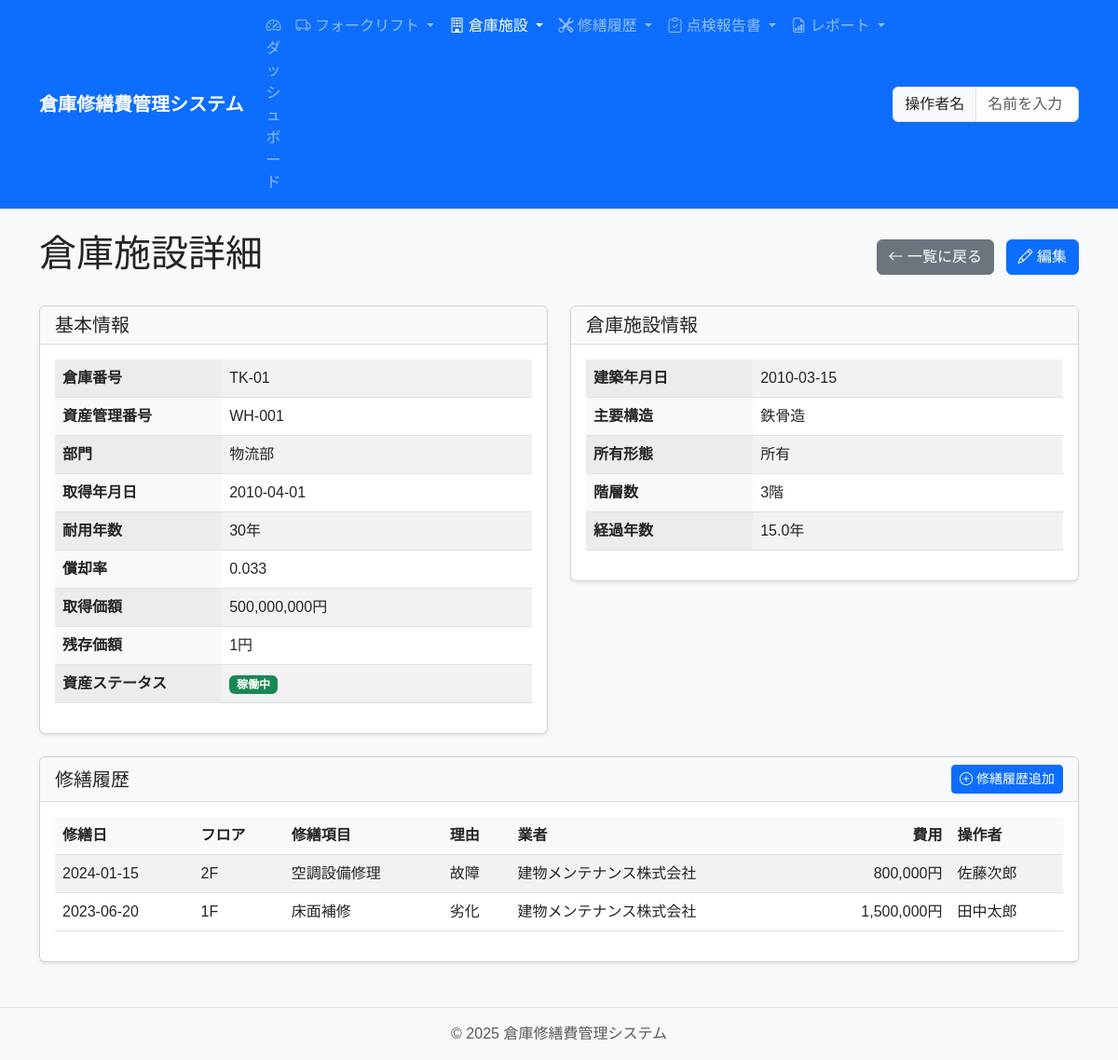
Page /facility/1 on the committed database.
### app/models/facility.py (models this page shows, shortened)
class Facility(Asset):
    __tablename__ = 'facilities'
    warehouse_number = db.Column(db.String(50), unique=True, nullable=False, index=True)
    construction_date = db.Column(db.Date, nullable=False)
    main_structure = db.Column(db.String(100), nullable=False)
    ownership_type = db.Column(db.String(20), nullable=False)  # owned, leased
    floor_count = db.Column(db.Integer, nullable=False)
    repairs = db.relationship('FacilityRepair', back_populates='facility', cascade='all, delete-orphan')
    @property
    def ownership_type_name(self):
        return Config.OWNERSHIP_TYPE_NAMES.get(self.ownership_type, self.ownership_type)

class FacilityRepair(db.Model):
    __tablename__ = 'facility_repairs'
    id = db.Column(db.Integer, primary_key=True)
    repair_date = db.Column(db.Date, nullable=False, index=True)
    facility_id = db.Column(db.Integer, db.ForeignKey('facilities.id'), nullable=False)
    target_warehouse_number = db.Column(db.String(50), nullable=False)
    floor = db.Column(db.String(10), nullable=False)
    contractor = db.Column(db.String(100), nullable=False)
    repair_item = db.Column(db.String(200), nullable=False)
    repair_cost = db.Column(db.Integer, nullable=False)
    repair_reason = db.Column(db.String(50), nullable=False)
    photo_path = db.Column(db.String(255))
    quotation_path = db.Column(db.String(255))
    approval_document_path = db.Column(db.String(255))
    completion_report_path = db.Column(db.String(255))
    notes = db.Column(db.Text)
    operator = db.Column(db.String(100), nullable=False)
    version = db.Column(db.Integer, nullable=False, default=1)
    created_at = db.Column(db.DateTime, default=datetime.utcnow)
    updated_at = db.Column(db.DateTime, default=datetime.utcnow, onupdate=datetime.utcnow)
    facility = db.relationship('Facility', back_populates='repairs')
    @property
    def repair_reason_name(self):
        return Config.REPAIR_REASON_NAMES.get(self.repair_reason, self.repair_reason)

### app/routes/facility.py (the view)
@facility_bp.route('/<int:id>')
def view(id):
    facility = Facility.query.get_or_404(id)
    repairs = FacilityRepair.query.filter_by(facility_id=id).order_by(FacilityRepair.repair_date.desc()).all()
    return render_template('facility/view.html',
                          facility=facility,
                          repairs=repairs)

### app/models/asset.py (called while the page is built)
    @property
    def status_name(self):
        return Config.ASSET_STATUS_NAMES.get(self.asset_status, self.asset_status)

    @property
    def elapsed_years(self):
        if hasattr(self, 'manufacture_date'):
            start_date = self.manufacture_date
        elif hasattr(self, 'construction_date'):
            start_date = self.construction_date
        else:
            start_date = self.acquisition_date
        days_difference = (Config.CURRENT_DATE.date() - start_date).days
        return days_difference / 365.25  # うるう年も考慮した年数

### app/templates/facility/view.html (shortened to what this page needs)
{% extends "base.html" %}
{% block content %}
<div class="d-flex justify-content-between align-items-center mb-4">
    <h1>倉庫施設詳細</h1>
    <div>
        <a href="{{ url_for('facility.index') }}" class="btn btn-secondary me-2">
            <i class="bi bi-arrow-left"></i> 一覧に戻る
        </a>
        <a href="{{ url_for('facility.edit', id=facility.id) }}" class="btn btn-primary">
            <i class="bi bi-pencil"></i> 編集
        </a>
    </div>
</div>
<div class="row">
    <div class="col-md-6">
        <div class="card mb-4">
            <div class="card-header">
                <h5 class="card-title mb-0">基本情報</h5>
            </div>
            <div class="card-body">
                <table class="table table-striped">
                    <tbody>
                        <tr>
                            <th style="width: 35%">倉庫番号</th>
                            <td>{{ facility.warehouse_number }}</td>
                        </tr>
                        <tr>
                            <th>資産管理番号</th>
                            <td>{{ facility.asset_management_number }}</td>
                        </tr>
                        <tr>
                            <th>部門</th>
                            <td>{{ facility.department }}</td>
                        </tr>
                        <tr>
                            <th>取得年月日</th>
                            <td>{{ facility.acquisition_date.strftime('%Y-%m-%d') }}</td>
                        </tr>
                        <tr>
                            <th>耐用年数</th>
                            <td>{{ facility.useful_life }}年</td>
                        </tr>
                        <tr>
                            <th>償却率</th>
                            <td>{{ facility.depreciation_rate }}</td>
                        </tr>
                        <tr>
                            <th>取得価額</th>
                            <td>{{ "{:,}".format(facility.acquisition_cost) }}円</td>
                        </tr>
                        <tr>
                            <th>残存価額</th>
                            <td>{{ "{:,}".format(facility.residual_value) }}円</td>
                        </tr>
                        <tr>
                            <th>資産ステータス</th>
                            <td>
                                <span class="badge {% if facility.asset_status == 'active' %}bg-success{% elif facility.asset_status == 'inactive' %}bg-secondary{% elif facility.asset_status == 'under_repair' %}bg-warning{% else %}bg-danger{% endif %}">
                                    {{ facility.status_name }}
                                </span>
                            </td>
                        </tr>
                    </tbody>
                </table>
            </div>
        </div>
    </div>
    <div class="col-md-6">
        <div class="card mb-4">
            <div class="card-header">
                <h5 class="card-title mb-0">倉庫施設情報</h5>
            </div>
            <div class="card-body">
                <table class="table table-striped">
                    <tbody>
                        <tr>
                            <th style="width: 35%">建築年月日</th>
                            <td>{{ facility.construction_date.strftime('%Y-%m-%d') }}</td>
                        </tr>
                        <tr>
                            <th>主要構造</th>
                            <td>{{ facility.main_structure }}</td>
                        </tr>
                        <tr>
                            <th>所有形態</th>
                            <td>{{ facility.ownership_type_name }}</td>
                        </tr>
                        <tr>
                            <th>階層数</th>
                            <td>{{ facility.floor_count }}階</td>
                        </tr>
                        <tr>
                            <th>経過年数</th>
                            <td>{{ "%.1f"|format(facility.elapsed_years) }}年</td>
                        </tr>
                    </tbody>
                </table>
            </div>
        </div>
    </div>
</div>
<div class="card mb-4">
    <div class="card-header d-flex justify-content-between align-items-center">
        <h5 class="card-title mb-0">修繕履歴</h5>
        <a href="{{ url_for('facility.add_repair', id=facility.id) }}" class="btn btn-primary btn-sm">
            <i class="bi bi-plus-circle"></i> 修繕履歴追加
        </a>
    </div>
    <div class="card-body">
        {% if repairs %}
        <div class="table-responsive">
            <table class="table table-striped table-hover">
                <thead>
                    <tr>
                        <th>修繕日</th>
                        <th>フロア</th>
                        <th>修繕項目</th>
                        <th>理由</th>
                        <th>業者</th>
                        <th class="text-end">費用</th>
                        <th>操作者</th>
                    </tr>
                </thead>
                <tbody>
                    {% for repair in repairs %}
                    <tr>
                        <td>{{ repair.repair_date.strftime('%Y-%m-%d') }}</td>
                        <td>{{ repair.floor }}</td>
                        <td>{{ repair.repair_item }}</td>
                        <td>{{ repair.repair_reason_name }}</td>
                        <td>{{ repair.contractor }}</td>
                        <td class="text-end">{{ "{:,}".format(repair.repair_cost) }}円</td>
                        <td>{{ repair.operator }}</td>
                    </tr>
                    {% endfor %}
                </tbody>
            </table>
        </div>
        {% else %}
        <div class="alert alert-info">
            修繕履歴はありません。
        </div>
        {% endif %}
    </div>
</div>
{% endblock %}

### app/static/css/style.css (style rules this page uses)
body { font-family: "MS Gothic", "Yu Gothic", sans-serif; background-color: #f8f9fa; }
.card { box-shadow: 0 0.125rem 0.25rem rgba(0, 0, 0, 0.075); margin-bottom: 1.5rem; }
.card-header { background-color: #f8f9fa; border-bottom: 1px solid rgba(0, 0, 0, 0.125); }
.table th { background-color: #f8f9fa; }

### rows in the picture
Facility: warehouse_number "TK-01", asset_management_number "WH-001", department "物流部", acquisition_date "2010-04-01", useful_life "30", depreciation_rate "0.033", acquisition_cost "500,000,000", residual_value "1", status_name "稼働中", construction_date "2010-03-15", main_structure "鉄骨造", ownership_type_name "所有", floor_count "3", elapsed_years "15.0"
FacilityRepair: repair_date "2024-01-15", floor "2F", repair_item "空調設備修理", repair_reason_name "故障", contractor "建物メンテナンス株式会社", repair_cost "800,000", operator "佐藤次郎"
FacilityRepair: repair_date "2023-06-20", floor "1F", repair_item "床面補修", repair_reason_name "劣化", contractor "建物メンテナンス株式会社", repair_cost "1,500,000", operator "田中太郎"
